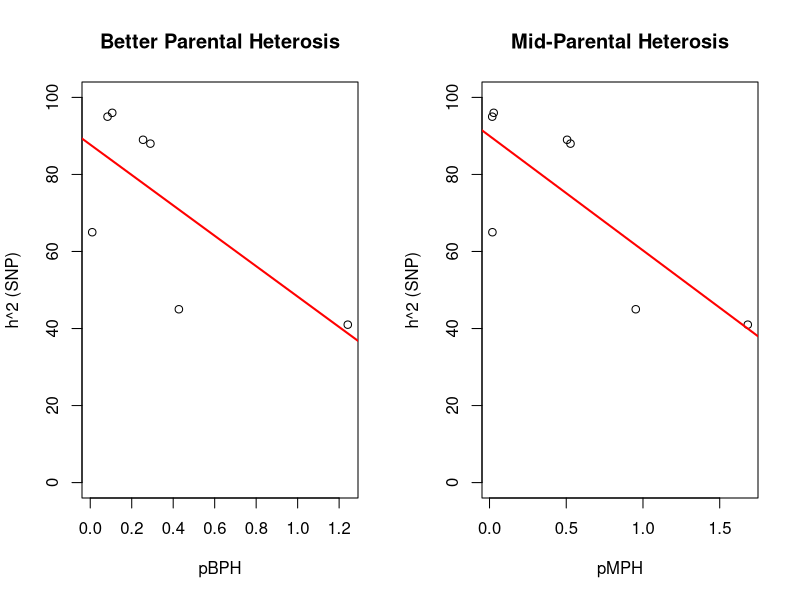

The R source for this figure:
## Jinliang
## 12/3/2014
## purpose: plot the correlat


### calculate pMPH and pHPH
library("plyr")
trait <- read.csv("data/trait_matrix.csv")
res1 <- ddply(trait, .(trait), summarise,
              median= abs(median(pMPH, na.rm=T)))
names(res1)[2] <- "pMPH" 
res2 <- ddply(trait, .(trait), summarise,
              median= abs(median(pBPHmax, na.rm=T)))
names(res2)[2] <- "pHPH"
heterosis <- merge(res1, res2, by="trait")

vars <- data.frame(trait=c("TW", "DTP", "DTS", "PHT", "EHT", "ASI", "GY"),
                   h2=c(65, 95, 96, 89, 88, 45, 41))

heterosis <- merge(heterosis, vars, by="trait")
heterosis <- heterosis[order(heterosis$pMPH),]


#####plot the correlation
par(mfrow=c(1,2))
plot(x=heterosis$pHPH, y=heterosis$h2, type="p", ylim=c(0,100), xlab="pBPH", ylab="h^2 (SNP)", main="Better Parental Heterosis")
cor.test(x=heterosis$pHPH, y=heterosis$h2)
reg2 <- lm(h2~pHPH, data=heterosis)
abline(reg2, lwd=2, col="red")

plot(x=heterosis$pMPH, y=heterosis$h2, type="p", ylim=c(0, 100), xlab="pMPH", ylab="h^2 (SNP)", main="Mid-Parental Heterosis")
cor.test(x=heterosis$pMPH, y=heterosis$h2)
reg1 <- lm(h2~pMPH, data=heterosis)
abline(reg1, lwd=2, col="red")
